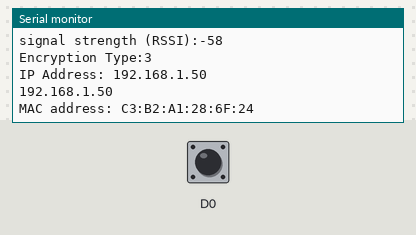
This sketch was run on a simulated Arduino MKR. Shown: the last lines printed to the serial monitor. Inputs (shaded band) come from the test bench; at power-on: D0 LOW. WiFi joins after 1.5 s; servers stay silent unless stated; uploads are accepted with an empty reply.

Above: at 13.7 s.
13.8 s: D0 driven HIGH
At 15.2 s:
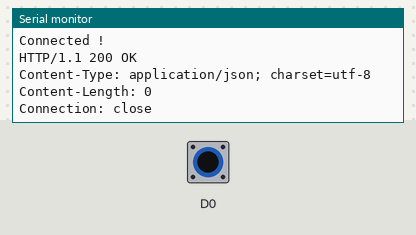
15.5 s: D0 pulsed LOW 2 times (0.12 s each, 0.3 s apart)
At 15.86 s:
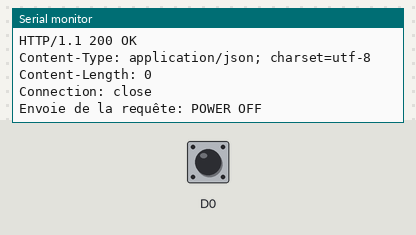

The sketch:

code.ino
```cpp
// for WPA2 encrypted connections
// By Mickael Cherouise
// Thanks to Ilias Nafili alias IliShu for his help in understanding http protocol and node.js server.
// This programme will be divided into 4 parts, described below

// ==================================================================================================================================
// ============================================== PART 1 : Initialisation of variables ==============================================
// ==================================================================================================================================
// We need SPI.h and WiFiNINA.h labraries for this program
// SPI.h is needeed to display wifi information on the serial monitor
// WiFiNINA is needed to set up the wifi communication
// WiFiClient myClient is an object which is the client who will be connected to the network
// to be compliant with wifi standards, some packet have to be exchanged between the client and the router
// in order to keep the connection ACTIVE
//
// SECRET_SSID and SECRET_PASS are the Identifier and the Password of the internet access point you're trying to connect to.
// the variable status will contain a value which determine the status of the network, if you're connected or not
// the variable "compteur" will me incremented until it reachs 50 with a delay of 100ms
// When the variable reaches the value 50, 5 seconds have passed.
// The if condition is TRUE then the function printCurrentNet() is executed and display network informations
//
// portMSS210 and serverMSS210 are respectively the port and the IP adress of the internal Smart Wifi Plug web Meross server.
// We need those information to establish a connection with the Meross server and to send HTTP request
// buttonStateOff/On listen inputs on the MKR1010 and record button states
// if we press buttons, the value HIGH is saved within those variable, if buttons are unpressed, the value LOW is saved
//
// The variable postData is a string which contains the JSON object which has to be sent within a HTTP request to the web server of the Smart Wifi Plug.
// The JSON object string has be stringified https://onlinetexttools.com/json-stringify-text, double quote " have to be replaced by \" within main double quote "
// e.g. ""value1" = 50, "value2" = 25" --> "\"value1\" = 50, \"value2\" = 25"
// codeResponse is a variable which will contain incoming characters sent back to the MKR1010 from the Meross Smart Wifi Pluf after a HTTP request
// if the function myClient.available() return true, it means that characters are detected on the channel between the meross smart wifi plug and the MKR1010
// then while the function return true, we do codeResponse = myClient.read() to read incoming characters
// then we do a "serial.print(codeResponse)" to display incoming characters within the serial monitor window


// ==============================================================================================================================
// ============================================== PART 2 : the void setup function ==============================================
// ==============================================================================================================================
// This is the function that will etablish the wifi connection using variables described above
// Once it's done, the lopp function is executed

// =============================================================================================================================
// ============================================== PART 3 : the void loop function ==============================================
// =============================================================================================================================
// At the begening, the function reads the button state and saves it within the variable buttonState
// t
// e.g. if ButtonState is HIGH, the if condition if(buttonState == HIGH) will be true
// Hence, the program will initialize the postData variable with the JSON string which will turns ON or OFF the Smart Wifi Plug
// Depending onOff variable which is a boolean.
// if(onOff == true) then onOff = false, then onOff = true; This condition will swap between ON and OFF
// then each time the user will press on the button, the smart plug will turn on, then off, then on, etc.
// The JSON object, within the string contain this :
// "togglex":
// {
//   "channel":0,
//   "onoff":1
// }
// The value onoff define the state of the Smart Wifi Plug
// Here, the value is "1" because the variable buttonStateOn is HIGH
// After this, the program will call the function requestFinal()
// Once the if condition is finish, the following code is executed
//    while(true)
//    {
//      buttonStateOn = digitalRead(1);
//      if(buttonStateOn == LOW)
//        break;
//    }
// It will check if the button state is still HIGH which means that the button is still held.
// Once the button is unpressed, the if condition if(buttonStateOn == LOW) will be true the programm will go out of the while(true) loop


// ==================================================================================================================================
// ============================================== PART 4 : the function requestFinal() ==============================================
// ==================================================================================================================================
// Firsty the function will close all connection between the MKR1010 and the Meross Smart Wifi Plug myClient.stop();
// The function will initialize a counter int cpt=0 for the HTTP response send back from the Smart Wifi Plug
// If the counter exceed a value, it will mean that the response hasn't be recepted by the MKR1010.
//
// The function will try to connect to the Meross server of the Smart Wifi Plug if(myClient.connect(serverMSS210, portMSS210))
// If the connection can't be established, Serial.println("Connection failed");
//
// If the connection is successfull, the function will notify the user with a message and will send the HTTP request
// The following HTTP request is send under a character string form.
//    myClient.print
//    (
//      String("POST ") + "/config" + " HTTP/1.1\r\n" +
//      "Content-Type: application/json\r\n" +
//      "Content-Length: " + postData.length() + "\r\n" +
//      "\r\n" +
//      postData
//    );
// This is the minimal code you have to send withing your request
// the body is the code just before the line "\r\n" + (Carriage Return and Line Feed)
// which corresponds to the end of the request body
// just after you have to send the JSON Object stringified
// Once it's done, the Smart Plug Will be turned ON or OFF and a response will be send back to the MKR1010
//
// The response can be captured with the following code :
//    while(myClient.available()==0)//wait here until data reception
//    {
//      cpt++;
//      delay(100);
//      if (cpt>49)
//      {
//        Serial.print("délai dépassé... aucune réponse reçu...");
//        break; // cpt > 50 we leave the while loop
//      }
//    }
//    while(myClient.available()) // write all incoming data characters on serial monitor
//    {
//      codeResponse = myClient.read();
//      Serial.write(codeResponse);
//    } // loop until myClient.available() == 0
//


#include <SPI.h>
#include <WiFiNINA.h>

WiFiClient myClient;

#define SECRET_SSID "xxxx" // to be replaced by your router SSID
#define SECRET_PASS "xxxx"

char ssid[] = SECRET_SSID;
char pass[] = SECRET_PASS;
int status = WL_IDLE_STATUS;

int compteur; //check the connection

int portMSS210 = 80; // comon port for HTTP communication
char serverMSS210[] = "192.168.0.15"; // or IPAddress serverMSS210(192,168,1,183);

int buttonState = LOW;
bool onOff = false;

String postData;
char codeResponse;

void setup()
{
  //Initialize serial and wait for port to open:
  Serial.begin(9600);
  pinMode(0,INPUT);

  while (!Serial)
  {
    ; // wait for serial port to connect. Needed for native USB port only
  }

  // check for the WiFi module:
  if (WiFi.status() == WL_NO_MODULE)
  {
    Serial.println("Communication with WiFi module failed!");
    // don't continue
    while (true);
  }

  String fv = WiFi.firmwareVersion();
  if (fv < WIFI_FIRMWARE_LATEST_VERSION)
  {
    Serial.println("Please upgrade the firmware");
  }

  // attempt to connect to Wifi network:
  while (status != WL_CONNECTED)
  {
    Serial.print("Attempting to connect to WPA SSID: ");
    Serial.println(ssid);
    // Connect to WPA/WPA2 network:
    status = WiFi.begin(ssid, pass);

    // wait 10 seconds for connection:
    delay(10000);
  }

  // you're connected now, so print out the data:
  Serial.print("You're connected to the network");
  printCurrentNet();
  printWifiData();
}

void loop()
{
  buttonState = digitalRead(0); // the electrical state of the pin '0' is read.

  if(buttonState == HIGH) // == true
  {
     // this IF condition will swap between ON and OFF
     if(onOff == false)
     {
       onOff = true;
       Serial.println("Envoie de la requête: POWER ON");
       postData = "{\"header\":{\"from\":\"/app/376606-e1853779db9fc7866cf6dfe0b697b0b8/subscribe\",\"messageId\":\"780935c42dfd4ccddb6690f8f90d23ce\",\"method\":\"SET\",\"namespace\":\"Appliance.Control.ToggleX\",\"payloadVersion\":1,\"sign\":\"eb284d7d4b4dc47f84039025dd23b646\",\"timestamp\":1578941608},\"payload\":{\"togglex\":{\"channel\":0,\"onoff\":1}}}";
     }
     else
     {
        onOff = false;
        Serial.println("Envoie de la requête: POWER OFF");
        postData = "{\"header\":{\"from\":\"/app/376606-e1853779db9fc7866cf6dfe0b697b0b8/subscribe\",\"messageId\":\"780935c42dfd4ccddb6690f8f90d23ce\",\"method\":\"SET\",\"namespace\":\"Appliance.Control.ToggleX\",\"payloadVersion\":1,\"sign\":\"eb284d7d4b4dc47f84039025dd23b646\",\"timestamp\":1578941608},\"payload\":{\"togglex\":{\"channel\":0,\"onoff\":0}}}";
     }

     requestFINAL();

     while(true) //wait if you hold the button...
     {
       buttonState = digitalRead(0);
       if(buttonState == LOW) // if we don't push the button anymore buttonState will be equal to LOW and the while condition will end
         break;
     }
  }//end of the if condition

  delay(100);
  compteur++;
  if(compteur>49) // check the connection
  {
    printCurrentNet();
    compteur =0;
  }
}

void requestFINAL() // using WiFiNINA only
{
  myClient.stop();
  int cpt=0;

  if (myClient.connect(serverMSS210, portMSS210))
  {
    Serial.println("Connected !");

    myClient.print // any spaces are important
    (
      String("POST ") + "/config" + " HTTP/1.1\r\n" +
      //"Host: " + "192.168.1.180" + "\r\n" + // it works with an other Host ip... and without this line
      "Content-Type: application/json\r\n" +
      "Content-Length: " + postData.length() + "\r\n" + //this line is needed with the exact size value
      //"Accept-Encoding: gzip\r\n" + // it works without this line
      //"User-Agent: ISOSEL\r\n" + //"User-Agent: Arduino/2.2.0\r\n but it works with an other user-agent and without this line
      //"Accept: */*\r\n" + // it works without this line
      //"Cache-Control: no-cache\r\n" + //it works without this line
      //"Connection: close\r\n" + // it works without this line
      "\r\n" + // CR+LF pour signifier la fin du header
      postData
    );

    while(myClient.available()==0)//wait until data reception
    {
      cpt++;
      delay(100);
      if (cpt>49)
      {
        Serial.print("délai dépassé... aucune réponse reçu...");
        break;
      }
    }
    while(myClient.available()) //write all incoming data characters on serial monitor
    {
      codeResponse = myClient.read();
      Serial.write(codeResponse);
    }
  }
  else
  {
    // if you couldn't make a connection:
    Serial.println("Connection failed");
  }
}

void printWifiData()
{
  // print your board's IP address:
  IPAddress ip = WiFi.localIP();
  Serial.print("IP Address: ");
  Serial.println(ip);
  Serial.println(ip);

  // print your MAC address:
  byte mac[6];
  WiFi.macAddress(mac);
  Serial.print("MAC address: ");
  printMacAddress(mac);
  delay(1000);
}

void printCurrentNet()
{
  // print the SSID of the network you're attached to:
  Serial.print("SSID: ");
  Serial.println(WiFi.SSID());

  // print the MAC address of the router you're attached to:
  byte bssid[6];
  WiFi.BSSID(bssid);
  Serial.print("BSSID: ");
  printMacAddress(bssid);

  // print the received signal strength:
  long rssi = WiFi.RSSI();
  Serial.print("signal strength (RSSI):");
  Serial.println(rssi);

  // print the encryption type:
  byte encryption = WiFi.encryptionType();
  Serial.print("Encryption Type:");
  Serial.println(encryption, HEX);
  Serial.println();
}

void printMacAddress(byte mac[])
{
  for (int i = 5; i >= 0; i--)
  {
    if (mac[i] < 16)
    {
      Serial.print("0");
    }
    Serial.print(mac[i], HEX);
    if (i > 0)
    {
      Serial.print(":");
    }
  }
  Serial.println();
}
```

Measured:
- after the input at 13.8 s, the serial monitor: prints a new line at once (image 1)
- after the input at 15.5 s, the serial monitor: prints a new line after 0.20 s (image 2)
